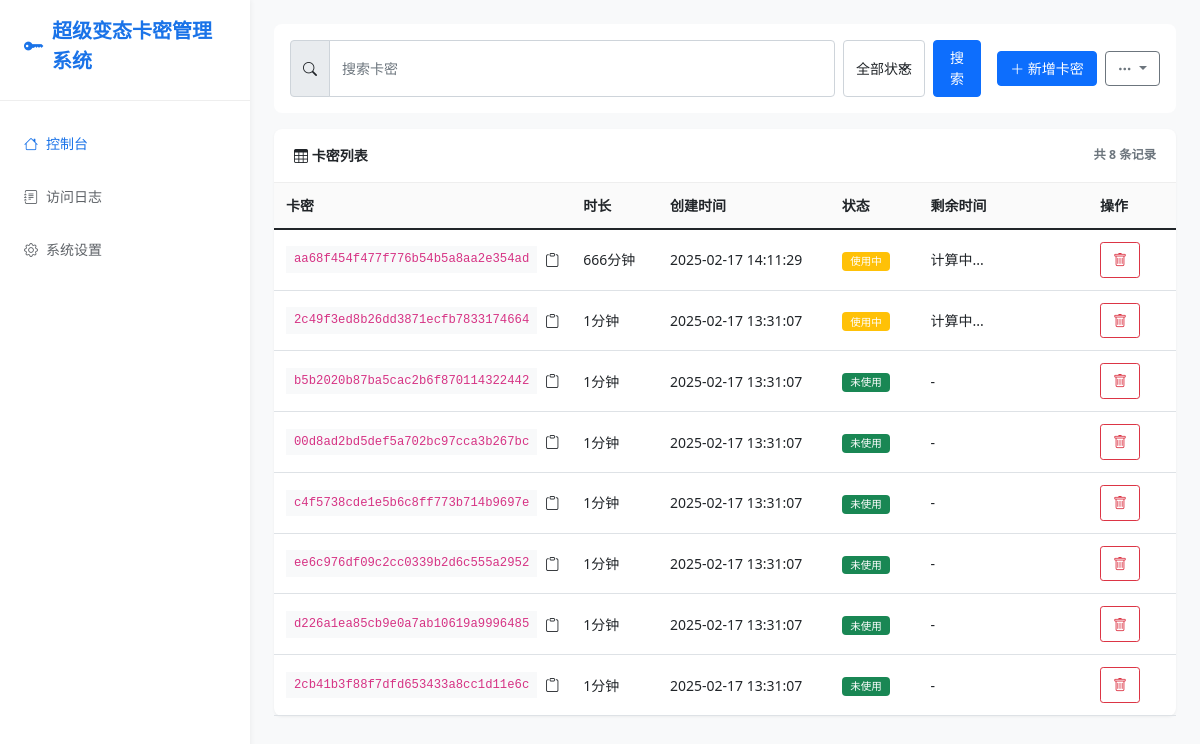
Before: / with the older database file.
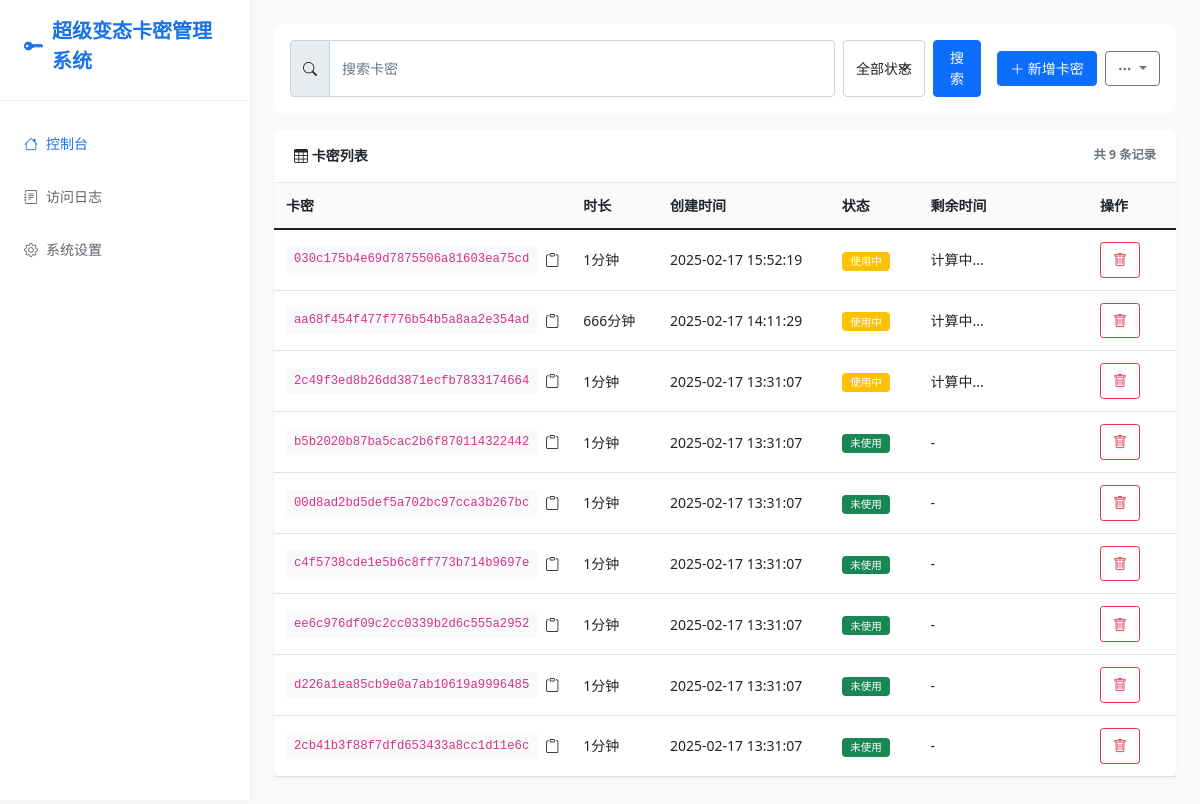
After: the same page with the newer database file.
### app.py (models this page shows, shortened)
class Card(db.Model):
    id = db.Column(db.Integer, primary_key=True)
    card_key = db.Column(db.String(32), unique=True, nullable=False)
    minutes = db.Column(db.Integer, nullable=False)
    created_at = db.Column(db.DateTime, nullable=False, default=datetime.now)
    is_used = db.Column(db.Boolean, default=False)
    used_at = db.Column(db.DateTime, nullable=True)
    device_id = db.Column(db.String(32), nullable=True)

### app.py (the view, shortened to what this page needs)
@app.route('/')
def index():
    try:
        page = request.args.get('page', 1, type=int)
        per_page = settings.get('per_page', 10)
        status = request.args.get('status')
        search = request.args.get('search', '').strip()
        query = Card.query
        current_time = datetime.now()
        if search:
            query = query.filter(Card.card_key.like(f'%{search}%'))
        query = query.order_by(Card.created_at.desc())
        pagination = query.paginate(page=page, per_page=per_page, error_out=False)
        cards = pagination.items if pagination else []
        return render_template('index.html',
                             cards=cards,
                             pagination=pagination,
                             status=status,
                             search=search,
                             settings=settings.settings)
    except Exception as e:
        logger.error(f"访问首页出错: {str(e)}", exc_info=True)
        return render_template('index.html',
                             cards=[],
                             pagination=None,
                             status=status,
                             search=search,
                             error="获取卡密列表失败",
                             settings=settings.settings)

### app.py (called while the page is built, shortened)
@app.before_request
def log_request():
    try:
        card_related_paths = [
            '/api/verify_card',
            '/add_card',
            '/delete_card',
            '/import_cards',
            '/export_cards'
        ]
    except Exception as e:
        error_logger.error(f"记录访问日志出错: {str(e)}", exc_info=True)

@app.after_request
def update_log_status(response):
    try:
        if hasattr(g, 'log_id'):
            log = AccessLog.query.get(g.log_id)
            if log:
                log.status_code = response.status_code
                db.session.commit()
    except Exception as e:
        error_logger.error(f"更新日志状态出错: {str(e)}", exc_info=True)
    return response

    def get(self, key, default=None):
        return self.settings.get(key, default)

### templates/index.html (shortened to what this page needs)
{% extends "base.html" %}
{% block content %}
<div class="toolbar">
    <div class="toolbar-item flex-grow-1">
        <form action="{{ url_for('index') }}" method="GET" class="d-flex gap-2 w-100" id="filterForm">
            <div class="input-group">
                <span class="input-group-text"><i class="bi bi-search"></i></span>
                <input type="text" class="form-control" name="search" placeholder="搜索卡密" value="{{ search }}">
            </div>
            <select class="form-select w-auto" name="status" onchange="document.getElementById('filterForm').submit()">
                <option value="">全部状态</option>
            </select>
            <button type="submit" class="btn btn-primary">搜索</button>
        </form>
    </div>
    <div class="toolbar-item">
        <button type="button" class="btn btn-primary" data-bs-toggle="modal" data-bs-target="#addCardModal">
            <i class="bi bi-plus-lg"></i> 新增卡密
        </button>
        <div class="dropdown">
            <button class="btn btn-outline-secondary dropdown-toggle" type="button" data-bs-toggle="dropdown">
                <i class="bi bi-three-dots"></i>
            </button>
        </div>
    </div>
</div>
<div class="card">
    <div class="card-header d-flex justify-content-between align-items-center">
        <span><i class="bi bi-table"></i> 卡密列表</span>
        <small class="text-muted">共 {{ pagination.total }} 条记录</small>
    </div>
    <div class="table-responsive">
        <table class="table table-hover">
            <thead>
                <tr>
                    <th style="width: 30%">卡密</th>
                    <th style="width: 10%">时长</th>
                    <th style="width: 20%">创建时间</th>
                    <th style="width: 10%">状态</th>
                    <th style="width: 20%">剩余时间</th>
                    <th style="width: 10%">操作</th>
                </tr>
            </thead>
            <tbody id="cards-table-body">
                {% for card in cards %}
                <tr id="card-row-{{ card.id }}">
                    <td>
                        <div class="d-flex align-items-center gap-2">
                            <code class="bg-light px-2 py-1">{{ card.card_key }}</code>
                            <i class="copy-btn bi bi-clipboard" onclick="copyToClipboard('{{ card.card_key }}')" title="复制卡密"></i>
                        </div>
                    </td>
                    <td>{{ card.minutes }}分钟</td>
                    <td>{{ card.created_at.strftime('%Y-%m-%d %H:%M:%S') }}</td>
                    <td>
                        {% if not card.is_used %}
                            <span class="badge bg-success">未使用</span>
                        {% elif card.is_used and card.used_at %}
                            <span class="badge bg-warning" id="status-{{ card.id }}"
                                  data-used-at="{{ card.used_at.isoformat() }}"
                                  data-minutes="{{ card.minutes }}">使用中</span>
                        {% else %}
                            <span class="badge bg-danger">已过期</span>
                        {% endif %}
                    </td>
                    <td>
                        {% if card.is_used and card.used_at %}
                            <span class="countdown" id="countdown-{{ card.id }}">计算中...</span>
                        {% else %}
                            -
                        {% endif %}
                    </td>
                    <td>
                        <div class="btn-group">
                            <button type="button" class="btn btn-sm btn-outline-danger" onclick="deleteCard({{ card.id }})">
                                <i class="bi bi-trash"></i>
                            </button>
                        </div>
                    </td>
                </tr>
                {% endfor %}
            </tbody>
        </table>
    </div>
</div>
{% endblock %}

### templates/base.html (shortened to what this page needs)
<!DOCTYPE html>
<html lang="zh">
<head>
    <link href="https://cdn.jsdelivr.net/npm/bootstrap@5.1.3/dist/css/bootstrap.min.css" rel="stylesheet">
    <link rel="stylesheet" href="https://cdn.jsdelivr.net/npm/bootstrap-icons@1.7.2/font/bootstrap-icons.css">
</head>
<body>
    <div class="wrapper">
        <nav class="sidebar">
            <div class="sidebar-header">
                <a href="/" class="sidebar-brand">
                    <i class="bi bi-key-fill"></i>
                    {{ settings.site_name }}
                </a>
            </div>
            <ul class="nav flex-column mt-3">
                <li class="nav-item">
                    <a href="{{ url_for('index') }}" class="nav-link {% if request.endpoint == 'index' %}active{% endif %}">
                        <i class="bi bi-house"></i>
                        控制台
                    </a>
                </li>
                <li class="nav-item">
                    <a href="{{ url_for('view_logs') }}" class="nav-link {% if request.endpoint == 'view_logs' %}active{% endif %}">
                        <i class="bi bi-journal-text"></i>
                        访问日志
                    </a>
                </li>
                <li class="nav-item">
                    <a href="{{ url_for('settings_page') }}" class="nav-link {% if request.endpoint == 'settings_page' %}active{% endif %}">
                        <i class="bi bi-gear"></i>
                        系统设置
                    </a>
                </li>
            </ul>
        </nav>
        <div class="main-content">
            {% block content %}{% endblock %}
        </div>
    </div>
</body>
</html>

### templates/base.html (style rules this page uses)
:root { --primary-color: #1a73e8; --secondary-color: #5f6368; --success-color: #34a853; --warning-color: #fbbc05; --danger-color: #ea4335; --background-color: #f8f9fa; --sidebar-width: 250px; --header-height: 60px; --card-bg: #fff; }
body { background-color: var(--background-color); font-size: 0.875rem; }
.wrapper { display: flex; min-height: 100vh; }
.sidebar { width: var(--sidebar-width); background: var(--card-bg); box-shadow: 1px 0 5px rgba(0,0,0,0.05); position: fixed; height: 100vh; z-index: 1000; padding: 1rem 0; }
.sidebar-header { padding: 0 1.5rem 1.5rem; border-bottom: 1px solid #eee; }
.sidebar-brand { color: var(--primary-color); font-size: 1.25rem; font-weight: 600; text-decoration: none; display: flex; align-items: center; gap: 0.5rem; }
.nav-item { padding: 0.5rem 1.5rem; }
.nav-link { color: var(--secondary-color); display: flex; align-items: center; gap: 0.5rem; padding: 0.5rem 0; }
.nav-link:hover, .nav-link.active { color: var(--primary-color); }
.main-content { flex: 1; margin-left: var(--sidebar-width); padding: 1.5rem; }
.card { border: none; box-shadow: 0 1px 3px rgba(0,0,0,0.05); margin-bottom: 1rem; border-radius: 0.5rem; }
.card-header { background: none; padding: 1rem 1.25rem; border-bottom: 1px solid #eee; font-weight: 600; }
.form-control, .form-select, .btn { font-size: 0.875rem; padding: 0.4rem 0.75rem; }
.input-group-text { font-size: 0.875rem; padding: 0.4rem 0.75rem; }
.table { font-size: 0.875rem; margin-bottom: 0; }
.table th { font-weight: 600; background: #fafafa; padding: 0.75rem; }
.table td { padding: 0.75rem; vertical-align: middle; }
.badge { padding: 0.4em 0.8em; font-weight: 500; }
.toolbar { background: var(--card-bg); padding: 1rem; border-radius: 0.5rem; margin-bottom: 1rem; display: flex; gap: 1rem; align-items: center; }
.toolbar-item { display: flex; align-items: center; gap: 0.5rem; }

Changed rows visible on the page:
added Card: card_key "030c175b4e69d7875506a81603ea75cd", minutes "1", created_at "2025-02-17 15:52:19"
Other visible differences:
{{ pagination.total }}: "8" → "9"
